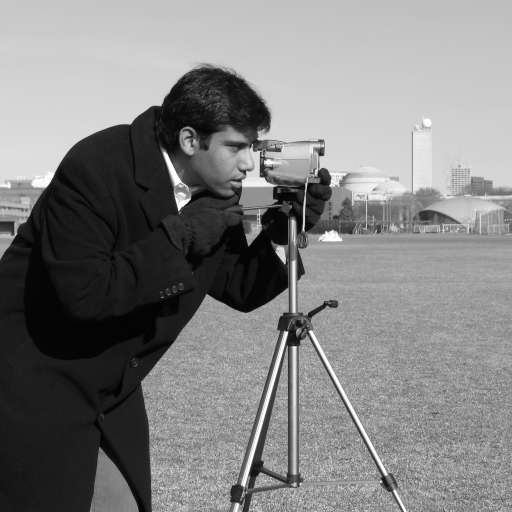
#> input picture skimage.data.camera(), 512 x 512 px
$ python blur_test.py
#> lines starting #> are read from the running program, lines starting #| are printed output that depends on the picture; long printed decimals are rounded
### pipeline/helpers/showImages.py
import cv2
import matplotlib.pyplot as plt
import numpy as np
from skimage.filters import roberts

def showImages(show, images, titles=None, list_cmaps=None, grid=False, num_cols=3, figsize=(10, 10),
                    title_fontsize=30):
    '''
    Shows a grid of images, where each image is a Numpy array. The images can be either
    RGB or grayscale.

    Parameters:
    ----------
    images: list
        List of the images to be displayed.
    list_titles: list or None
        Optional list of titles to be shown for each image.
    list_cmaps: list or None
        Optional list of cmap values for each image. If None, then cmap will be
        automatically inferred.
    grid: boolean
        If True, show a grid over each image
    num_cols: int
        Number of columns to show.
    figsize: tuple of width, height
        Value to be passed to pyplot.figure()
    title_fontsize: int
        Value to be passed to set_title().
    '''

    # only show if show passed
    if show:
        # if not given lists, convert to lists
        if not type(images) is list:
            images = [images]
        if not type(titles) is list and titles is not None:
            titles = [titles]
        list_images = images
        list_titles = titles

        for index, img in enumerate(list_images):
            if len(img.shape) == 4:
                img = img[:, :, :3]
                img = img.astype(np.uint8)
            list_images[index] = cv2.cvtColor(img,cv2.COLOR_BGR2RGB)

        assert isinstance(list_images, list)
        assert len(list_images) > 0
        assert isinstance(list_images[0], np.ndarray)

        if list_titles is not None:
            assert isinstance(list_titles, list)
            assert len(list_images) == len(list_titles), '%d imgs != %d titles' % (len(list_images), len(list_titles))

        if list_cmaps is not None:
            assert isinstance(list_cmaps, list)
            assert len(list_images) == len(list_cmaps), '%d imgs != %d cmaps' % (len(list_images), len(list_cmaps))

        num_images = len(list_images)
        num_cols = min(num_images, num_cols)
        num_rows = int(num_images / num_cols) + (1 if num_images % num_cols != 0 else 0)

        # Create a grid of subplots.
        fig, axes = plt.subplots(num_rows, num_cols, figsize=figsize)

        # Create list of axes for easy iteration.
        if isinstance(axes, np.ndarray):
            list_axes = list(axes.flat)
        else:
            list_axes = [axes]

        for i in range(num_images):
            img = list_images[i]
            title = list_titles[i] if list_titles is not None else 'Image %d' % (i)
            cmap = list_cmaps[i] if list_cmaps is not None else (None if img_is_color(img) else 'gray')

            list_axes[i].imshow(img, cmap=cmap)
            list_axes[i].set_title(title, fontsize=title_fontsize)
            list_axes[i].grid(grid)

        for i in range(num_images, len(list_axes)):
            list_axes[i].set_visible(False)

        for i in range(0,len(list_axes)):
            list_axes[i].set_xticks([])
            list_axes[i].set_yticks([])

        fig.tight_layout()
        _ = plt.show()
        # author: "stackoverflowuser2010"

def img_is_color(img):
    if len(img.shape) == 3:
        # Check the color channels to see if they're all the same.
        c1, c2, c3 = img[:, :, 0], img[:, :, 1], img[:, :, 2]
        if (c1 == c2).all() and (c2 == c3).all():
            return True

    return False

### experiments/blurring/blur_test.py
from skimage import data
from skimage.morphology import disk
from skimage.filters import median, wiener
from showImages import showImages
import cv2
import glob
img = data.camera()
#> img is the input picture: shape (512, 512); min 0, max 255, mean 129.1
imgs = [cv2.imread(file) for file in glob.glob('../patternize_recolorize/segments/*.png')] #cv2.IMREAD_GRAYSCALE #/example_clade_2
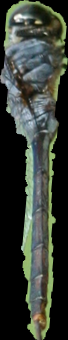
#> input picture experiments/patternize_recolorize/segments/INATRANDOM-14730277_segment.png, 68 x 340 px
#> imgs = 1 item
for img in imgs:
    #img = cv2.imread("../patternize_recolorize/segments/INATRANDOM-210309_segment.png",cv2.IMREAD_GRAYSCALE)
    #img = data.camera()
    #med = median(img, disk(3))
    med = cv2.medianBlur(img,5)
    #med = img
    #wien = wiener(img)
    print(img.shape)
    sc = img.shape[0] / 22
    ss = sc
    d = int(img.shape[0] / 25)
    print(d)
    print(sc)
    print(ss)
    bil_adj_d = cv2.bilateralFilter(img, d=d, sigmaColor=75, sigmaSpace=75)
    bil_adj = cv2.bilateralFilter(img, d=d, sigmaColor=sc, sigmaSpace=ss)
    bil = cv2.bilateralFilter(img, d=15, sigmaColor= 75, sigmaSpace= 75)

    bil_space = cv2.bilateralFilter(img, d=d, sigmaColor=25, sigmaSpace=75)
    bil_col = cv2.bilateralFilter(img, d=d, sigmaColor=90, sigmaSpace=25)
    # [6 lines of commented-out code are left out]
    showImages(True, [bil, bil_space, bil_col], ['bil', 'bil_space', 'bil_col'])
#> this loop made 1 pass
#> (sc, ss, d, list_titles in showImages, num_images in showImages, num_cols in showImages, num_rows in showImages) on pass 1: (15.45, 15.45, 13, ['bil', 'bil_space', 'bil_col'], 3, 3, 1)
#| (340, 68, 3)
#| 13
#| 15.455
#| 15.455
#> pass 1, `med = cv2.medianBlur(img,5)`:
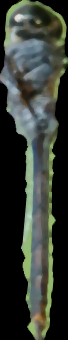
#> med: shape (340, 68, 3); mean B, G, R 52.1, 60.1, 54.1
#> pass 1, `bil_adj_d = cv2.bilateralFilter(img, d=d, sigmaColor=75, sigmaSpace=75)`:
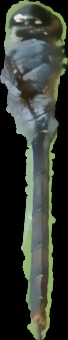
#> bil_adj_d: shape (340, 68, 3); mean B, G, R 52.9, 60.9, 54.9
#> pass 1, in showImages, `_ = plt.show()`:
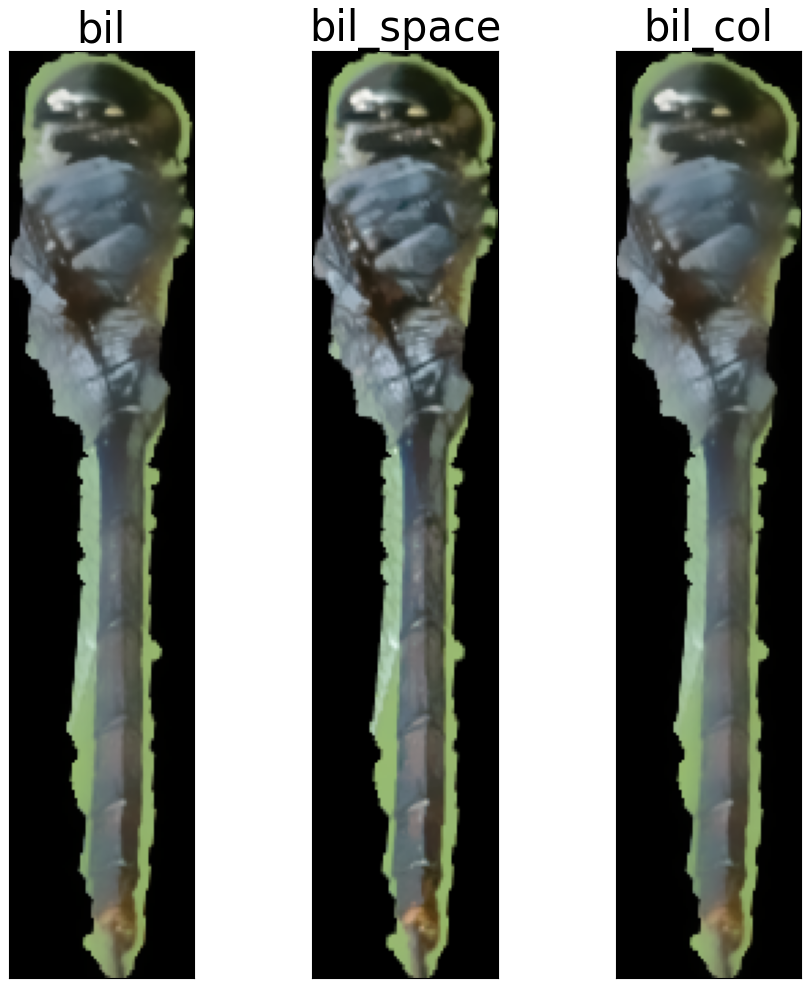
#> figure drawn by matplotlib, 3 panels
